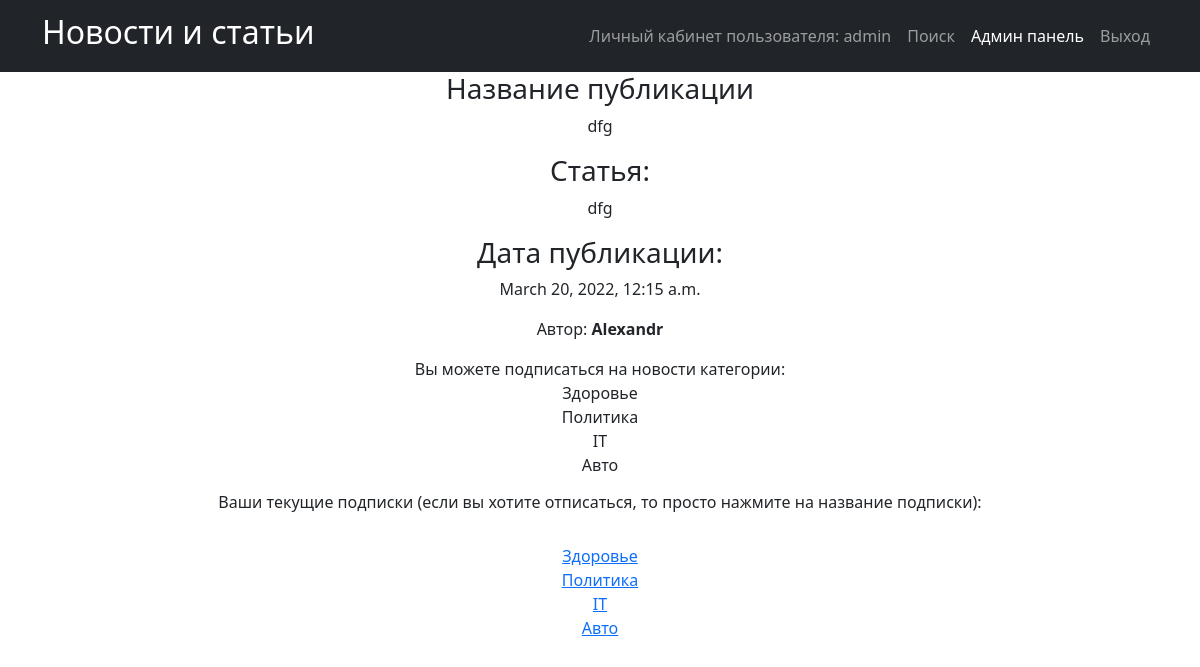
The app's page /news/133 (signed in) with its own data.
### news_portal/models.py (models this page shows, shortened)
class Post(models.Model):
    PostAuthor = models.ForeignKey(Author, on_delete=models.CASCADE)
    NEWS = 'NW'
    ARTICLE = 'AR'
    CATEGORIES = [
        ('NW', 'Новость'),
        ('AR', 'Статья')
    ]
    categoryType = models.CharField(max_length=2, choices=CATEGORIES)
    pubData = models.DateTimeField('дата добавления', auto_now_add=True)
    postCategory = models.ManyToManyField(Category, through='postCategory')
    postTitle = models.CharField('название публикации', max_length=255)
    postText = models.TextField('текст публикации')
    postRating = models.SmallIntegerField('рейтинг публикации', default=0)

class Author(models.Model):
    authorUser = models.OneToOneField(User, on_delete=models.CASCADE)
    authorRating = models.IntegerField(default=0, verbose_name='authorRating')
    def __str__(self):
        return f'{self.authorUser.username}'

class Category(models.Model):
    categoryname = models.CharField('Категория', max_length=64, unique=True)
    subscribers = models.ManyToManyField(User, related_name='subscribers')

### news_portal/views.py (the view)
# urls.py: path('<int:pk>', PostDetailView.as_view(), name='post_detail'),
class PostDetailView(DetailView):
    model = Post
    template_name = 'post_detail.html'
    queryset = Post.objects.all()
    def get_context_data(self, **kwargs):
        context = super().get_context_data(**kwargs)
        id = self.kwargs.get('pk')
        categories = []
        post = Post.objects.get(pk=id)
        for cat in post.postCategory.all():
            if self.request.user in cat.subscribers.all():
                categories.append(cat)
        context['user_category'] = categories
        return context

### news_portal/templatetags/censor.py (called while the page is built)
@register.filter(name='censor')
def censor(value):
    text = value.split()
    for word in text:
        if word.lower() in CENSOR:
            value = value.replace(word, '*' * len(word))
    return value

### templates/post_detail.html (shortened to what this page needs)
{% extends 'flatpages/default.html' %}
{% load censor %}
{% block content %}
 <h3>Название публикации</h3>
    <p>{{  post.postTitle|censor }}</p>
<h3>Статья:</h3>
<p>{{ post.postText|censor }}</p>
<h3>Дата публикации:</h3>
<p>{{ post.pubData }}</p>
    <p>Автор: <b>{{ post.PostAuthor }}</b></p>
{% if request.user.is_authenticated %}
        <p>
            Вы можете подписаться на новости категории:
            {% for category in post.postCategory.all %}
                {% if not category in user_category %}
                    <a href="{% url 'subscribe' category.pk %}"><br>{{ category.categoryname }}</a>
                {% else %}
                    <br>{{ category.categoryname }}
                {% endif %}
            {% endfor %}
          <h6>Ваши текущие подписки (если вы хотите отписаться, то просто нажмите на название подписки):</h6>
             {% for category in post.postCategory.all %}
             {% if category in user_category %}
            <a href="{% url 'subscribe' category.pk %}"><br>{{ category.categoryname }}</a>
            {% endif %}
            {% endfor %}
</p>
{% endif %}
{% endblock content %}

### templates/flatpages/default.html (shortened to what this page needs)
<!DOCTYPE html>
<html lang="en">
    <head>
        {% load static %}
        <link href="{% static 'css/styles.css' %}" rel="stylesheet" />
    </head>
    <body>
        <nav class="navbar navbar-expand-lg navbar-dark bg-dark">
            <div class="container">
                <a class="navbar-brand" href=/news/><h2>Новости и статьи</h2></a>
                <div class="collapse navbar-collapse" id="navbarSupportedContent">
                    <ul class="navbar-nav ms-auto mb-2 mb-lg-0">
                        <li class="nav-item"><a class="nav-link" href=http://127.0.0.1:8000>Личный кабинет пользователя: {{request.user.username}}</a></li>
                        <li class="nav-item"><a class="nav-link" href=/news/search/>Поиск</a></li>
                        <li class="nav-item"><a class="nav-link active" aria-current="page" href=/admin/>Админ панель</a></li>
                        <li class="nav-item"><a class="nav-link" href=/sign/logout/>Выход</a></li>
                            </ul>
                </div>
            </div>
        </nav>
        <div class="container">
           <div class="row">
               <div class="col-lg-12 text-center">
                   {% block content %}{% endblock content %}
               </div>
           </div>
        </div>
    </body>
</html>

### records on screen
Post: postTitle|censor "dfg", postText|censor "dfg", pubData "March 20, 2022, 12:15 a.m.", PostAuthor "Alexandr"
Category: categoryname "Здоровье"
Category: categoryname "Политика"
Category: categoryname "IT"
Category: categoryname "Авто"

### other values on screen
{{ request.user.username }} "admin"
